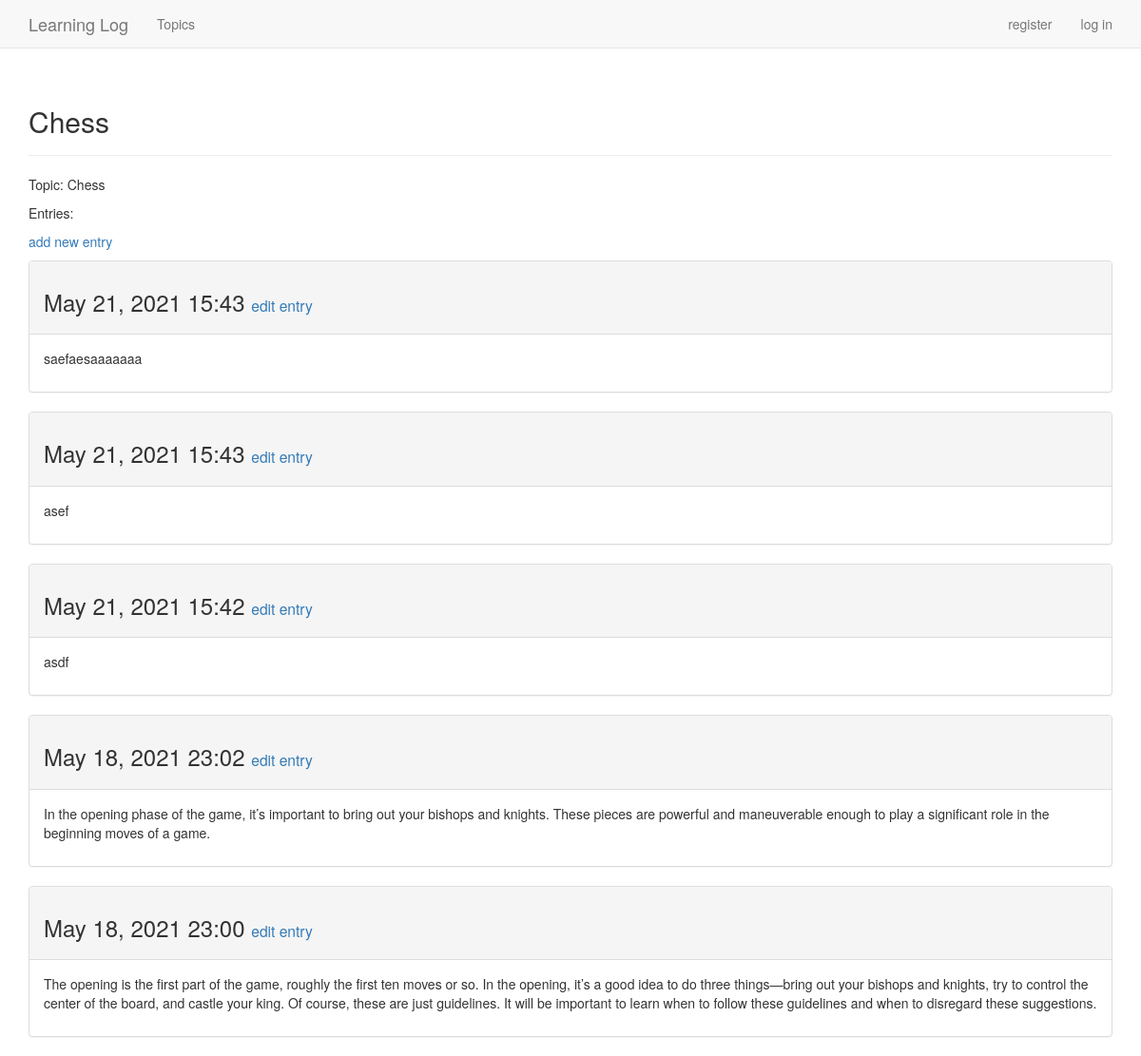
The page /topics/1/ (signed in) on the database its author committed.
### learning_logs/models.py (models this page shows, shortened)
class Topic(models.Model):
  text = models.CharField(max_length=200)
  date_added = models.DateTimeField(auto_now_add=True)
  owner = models.ForeignKey(User, on_delete=models.CASCADE)
  def __str__(self):
    return self.text

class Entry(models.Model):
  topic = models.ForeignKey(Topic, on_delete=models.CASCADE)
  text = models.TextField()
  date_added = models.DateTimeField(auto_now_add=True)
  class Meta:
    verbose_name_plural = 'entries'

### learning_logs/views.py (the view)
# urls.py: url(r'^topics/(?P<topic_id>\d+)/$', views.topic, name='topic'),
@login_required
def topic(request, topic_id):
  topic = Topic.objects.get(id=topic_id)
  if topic.owner != request.user:
    raise Http404
  entries = topic.entry_set.order_by('-date_added')
  context = {'topic': topic, 'entries': entries}
  return render(request, 'learning_logs/topic.html', context)

### learning_logs/templates/learning_logs/topic.html
{% extends 'learning_logs/base.html' %}
{% block header %}
  <h2>{{ topic }}</h2>
{% endblock header %}
{% block content %}
<p>Topic: {{ topic }}</p>
<p>Entries:</p>
<p>
  <a href="{% url 'learning_logs:new_entry' topic.id %}">add new entry</a>
</p>
{% for entry in entries %}
  <div class="panel panel-default">
    <div class="panel-heading">
      <h3>
        {{ entry.date_added|date:'M d, Y H:i' }}
          <small>
            <a href="{% url 'learning_logs:edit_entry' entry.id %}">edit entry</a>
          </small>
      </h3>
    </div>
    <div class="panel-body">
      {{ entry.text|linebreaks }}
    </div>
  </div>
{% empty %}
    There are no entries for this topic yet.
{% endfor %}
{% endblock content %}

### rows shown on the page
Topic: text "Chess"
Entry: date_added "May 21, 2021 15:43", text "saefaesaaaaaaa"
Entry: date_added "May 21, 2021 15:43", text "asef"
Entry: date_added "May 21, 2021 15:42", text "asdf"
Entry: date_added "May 18, 2021 23:02", text "In the opening phase of the game, it’s important to bring out your bishops and knights. These pieces are powerful and maneuverable enough to play a significant role in the beginning moves of a game."
Entry: date_added "May 18, 2021 23:00", text "The opening is the first part of the game, roughly the first ten moves or so. In the opening, it’s a good idea to do three things—bring out your bishops and knights, try to control the center of the board, and castle your king. Of course, these are just guidelines. It will be important to learn when to follow these guidelines and when to disregard these suggestions."
